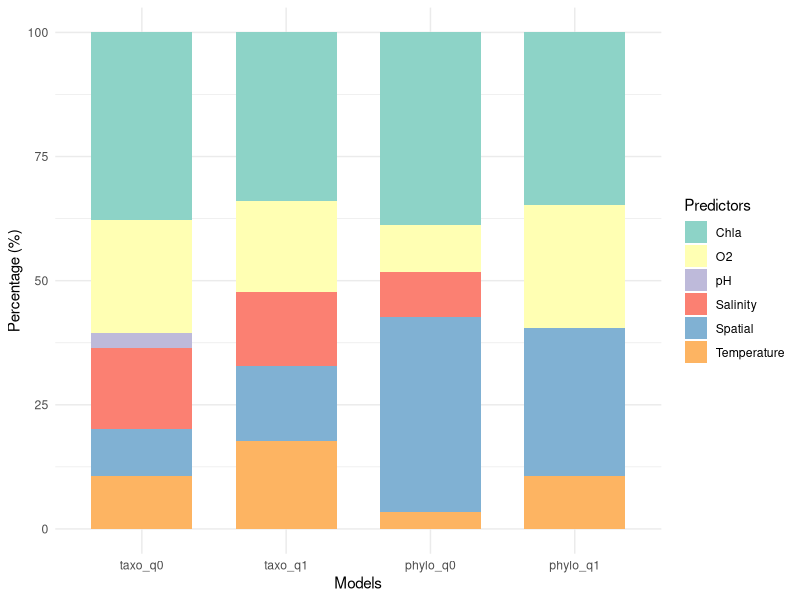

Write the R code that produced this figure. (Note: this script raises an error after producing the figure.)
#======== PROJECT COM2LIFE ========
## Graphical representation of GDM models
## Pourcentage of predictors for each model and each species

# Load libraries
library(ggplot2)
library(dplyr)
library(tidyverse)

# ==== PERCA FLUVIATILIS =========
# Data for gdm.1
gdm.1 <- data.frame(
  model = "taxo_q0",
  predictor = c("Chla", "O2", "Salinity", "Temperature", "Spatial", "pH"),
  coefficient = c(0.881, 0.53, 0.378, 0.251, 0.22, 0.074),
  stringsAsFactors = FALSE
)

# Data for gdm.2
gdm.2 <- data.frame(
  model = "taxo_q1",
  predictor = c("Chla", "O2", "Temperature", "Spatial", "Salinity", "pH"),
  coefficient = c(1.091, 0.584, 0.566, 0.484, 0.481, 0),
  stringsAsFactors = FALSE
)

# Data for gdm.3
gdm.3 <- data.frame(
  model = "phylo_q0",
  predictor = c("Spatial", "Chla", "O2", "Salinity", "Temperature", "pH"),
  coefficient = c(0.337, 0.334, 0.081, 0.079, 0.03, 0),
  stringsAsFactors = FALSE
)

# Data for gdm.4
gdm.4 <- data.frame(
  model = "phylo_q1",
  predictor = c("Chla", "Spatial", "O2", "Temperature", "Salinity", "pH"),
  coefficient = c(0.156, 0.133, 0.111, 0.048, 0, 0),
  stringsAsFactors = FALSE
)

# Concatenated dataframe
combined_data <- rbind(gdm.1, gdm.2, gdm.3, gdm.4)

# Calculated each porcentage
combined_data <- combined_data %>%
  group_by(model) %>%
  mutate(total_coefficient = sum(coefficient)) %>%
  mutate(percentage = (coefficient / total_coefficient) * 100) %>%
  ungroup()

# Convert model into factor
combined_data$model <- factor(combined_data$model, levels = c("taxo_q0", "taxo_q1", "phylo_q0", "phylo_q1"))

# create barplot
results_gdm_per <- ggplot2::ggplot(combined_data, ggplot2::aes(x = model, y = percentage, fill = predictor)) +
  ggplot2::geom_bar(stat = "identity", position = "stack", width = 0.7) +
  ggplot2::theme_minimal() +
  ggplot2::labs(x = "Models", y = "Percentage (%)", fill = "Predictors") +
  ggplot2::scale_fill_brewer(palette = "Set3")

path_to_my_object = here::here("Figures","hill", "results_gdm_per.png")
ggplot2::ggsave(filename = path_to_my_object, plot = results_gdm_per, device = "png")

#===== LEPOMIS GIBBOSUS =======
# Data for gdm.1
gdm.1 <- data.frame(
  model = "taxo_q0",
  predictor = c("Chla", "Salinity", "pH", "O2", "Temperature", "Spatial"),
  coefficient = c(0.618, 0.447, 0.222, 0.191, 0.062,0),
  stringsAsFactors = FALSE
)

# Data for gdm.2
gdm.2 <- data.frame(
  model = "taxo_q1",
  predictor = c("Chla", "Salinity", "O2", "pH", "Temperature", "Spatial"),
  coefficient = c(1.261, 0.522, 0.08, 0.047, 0.041, 0),
  stringsAsFactors = FALSE
)

# Data for gdm.3
gdm.3 <- data.frame(
  model = "phylo_q0",
  predictor = c("pH", "Salinity", "Temperature", "Spatial", "O2", "Chla"),
  coefficient = c(0.467, 0.177, 0.07, 0.054, 0, 0),
  stringsAsFactors = FALSE
)

# Data for gdm.4
gdm.4 <- data.frame(
  model = "phylo_q1",
  predictor = c("Chla", "Salinity", "Spatial", "Temperature", "pH", "O2"),
  coefficient = c(0.113, 0.091, 0.006, 0.014, 0.011, 0.008),
  stringsAsFactors = FALSE
)

# Concatenated dataframe
combined_data <- rbind(gdm.1, gdm.2, gdm.3, gdm.4)

# Calculated each porcentage
combined_data <- combined_data %>%
  group_by(model) %>%
  mutate(total_coefficient = sum(coefficient)) %>%
  mutate(percentage = (coefficient / total_coefficient) * 100) %>%
  ungroup()

# Convert model into factor
combined_data$model <- factor(combined_data$model, levels = c("taxo_q0", "taxo_q1", "phylo_q0", "phylo_q1"))

# Plot
results_gdm_lep <- ggplot2::ggplot(combined_data, ggplot2::aes(x = model, y = percentage, fill = predictor)) +
  ggplot2::geom_bar(stat = "identity", position = "stack", width = 0.7) +
  ggplot2::theme_minimal() +
  ggplot2::labs(x = "Models", y = "Percentage (%)", fill = "Predictors") +
  ggplot2::scale_fill_brewer(palette = "Set3")

# Save
path_to_my_object = here::here("Figures","hill", "results_gdm_lep.png")
ggplot2::ggsave(filename = path_to_my_object, plot = results_gdm_lep, device = "png")

# Créer le graphique pour plot_left sans légende
plot_left <- results_gdm_per +
  theme(legend.position = "none")  # Ajuster les marges intérieures pour réduire l'espace autour du plot

# Créer le graphique pour plot_right avec légende et ajustements
plot_right <- results_gdm_lep +
  theme(axis.title.y = element_blank())  # Ajuster les marges intérieures pour réduire l'espace autour du plot

# Créer le plot combiné avec les étiquettes
combined_plot <- plot_grid(plot_left, plot_right, labels = c("A", "B"), ncol = 2, align = "hv")

# Ajouter une légende à droite sans empiéter sur les plots
combined_plot_gdm <- cowplot::plot_grid(
  combined_plot,
  cowplot::draw_plot_label(label = "Legend", size = 15, hjust = 0, vjust = 1),  # Positionner la légende à droite
  ncol = 2,
  rel_widths = c(1, 0.1),  # Ajuster la largeur de la légende
  align = "v"  # Aligner verticalement la légende avec les plots
)

# Save
path_to_my_object = here::here("Figures","hill", "combined_plot_gdm.png")
ggplot2::ggsave(filename = path_to_my_object, plot = combined_plot_gdm, device = "png")
